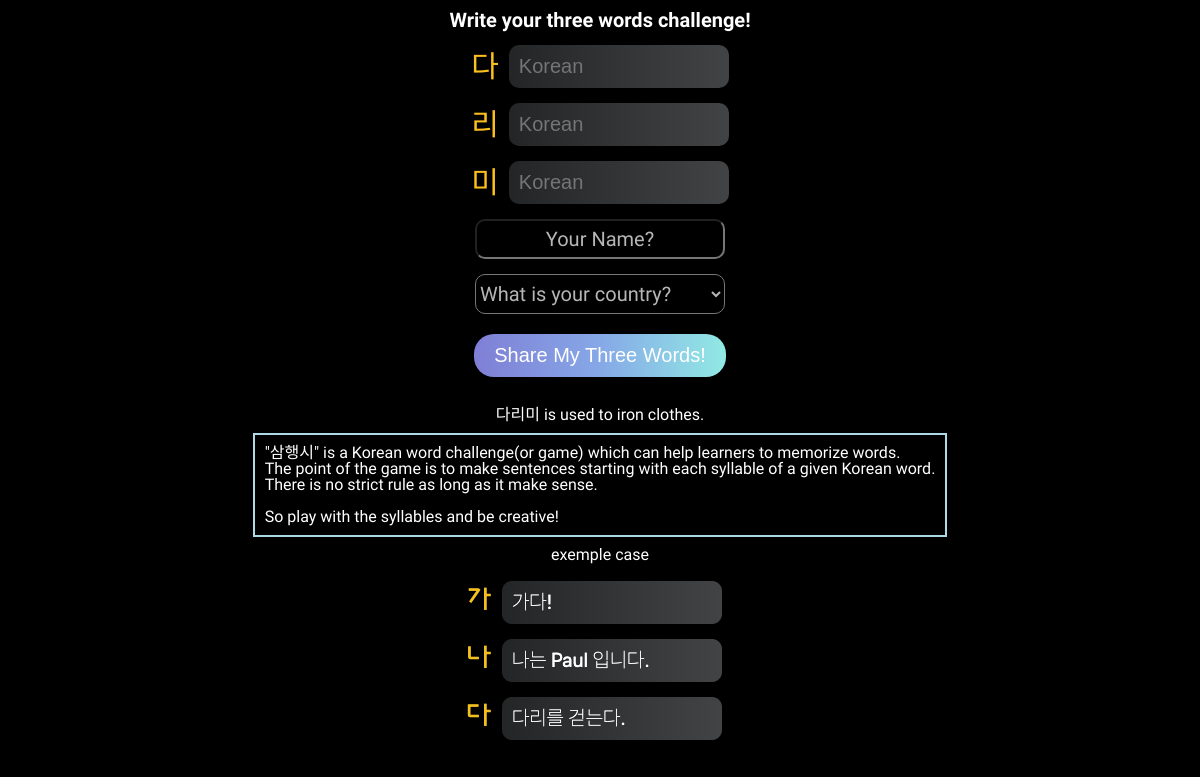
The app's page /gocreate, older data.
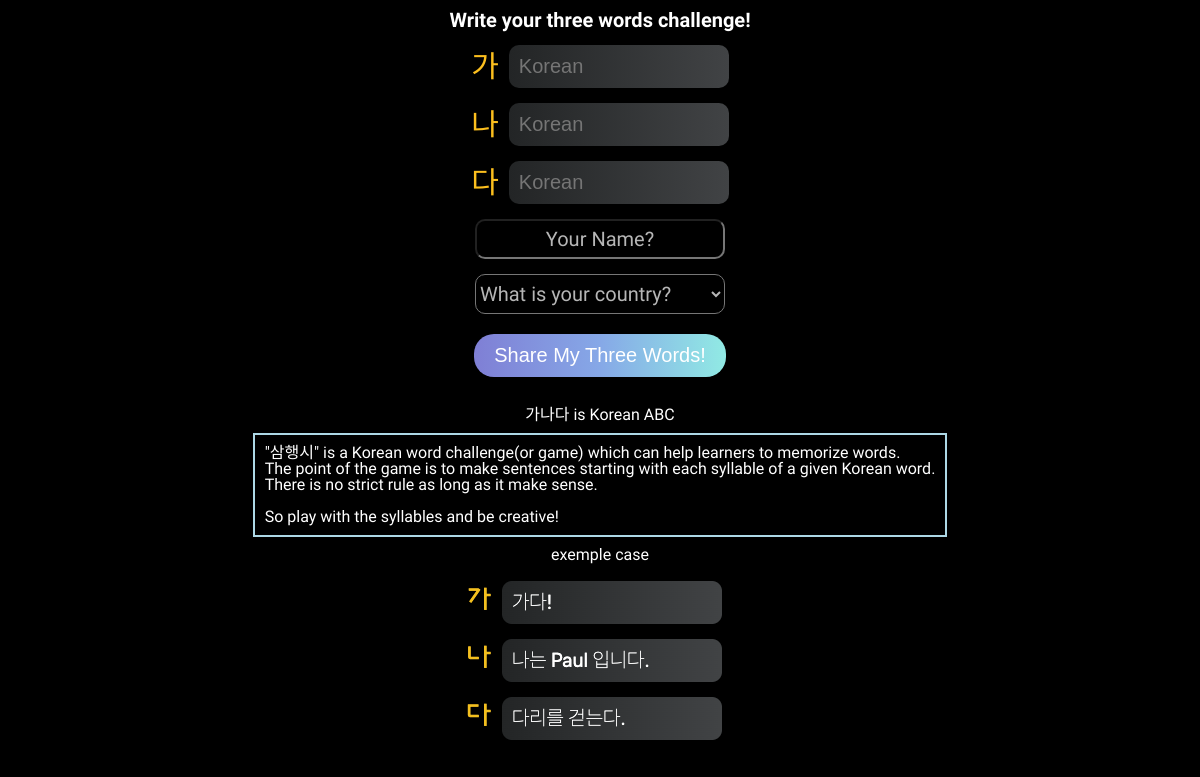
The same page, newer data.
### main/models.py (models this page shows, shortened)
class Keyword(models.Model):
    objects = models.Manager()
    name = models.CharField(max_length=50)
    translation = models.CharField(max_length=50)
    pronunciation = models.CharField(max_length=50)
    explanation = models.CharField(max_length=100)
    sum_of_like = models.IntegerField(default=0)
    is_show = models.BooleanField(verbose_name="다른 제시어 표시 변수, 건드리지 말자", null=False, default=False)
    today = models.BooleanField(verbose_name="오늘만 보이게 하려면 체크", null=False, default=False)
    release_date = models.DateTimeField()
    first_nation = models.ForeignKey(Nation, on_delete=models.CASCADE, related_name="첫번째")
    second_nation = models.ForeignKey(Nation, on_delete=models.CASCADE, related_name="두번째")
    third_nation = models.ForeignKey(Nation, on_delete=models.CASCADE, related_name="세번째")

### main/views.py (the view)
# urls.py: path('gocreate', views.go_create, name="go_create"),
def go_create(request):
    today_keyword = Keyword.objects.get(is_show=True)
    first = today_keyword.name[0]
    second = today_keyword.name[1]
    third = today_keyword.name[2]
    exp = today_keyword.explanation
    nation = Nation.objects.all()
    test = []
    for elem in nation:
        test.append(elem.name)
    test.sort()
    context = {
        'keyword' : today_keyword.name,
        'first' : first,
        'second' : second,
        'third' : third,
        'exp' : exp,
        'nation' : nation,
        'test': test
    }
    return render(request, 'write.html', context)

### main/templates/write.html (shortened to what this page needs)
{% load static %}
<!DOCTYPE html>
<html lang="en">
  <head>
    <link rel="stylesheet" href="{% static 'style.css' %}" />
    <link
      rel="stylesheet"
      href="https://use.fontawesome.com/releases/v5.7.2/css/all.css"
    />
  </head>
  <body>
    <div class="pre__title">Write your three words challenge!</div>
    <form action="{% url 'create' %}" method="POST">
      <p class="write__text__column">
        <span class="write__prompt">{{first}}</span>
        <input class="korean" name="first" id="first" placeholder="Korean" />
      </p>
      <p class="write__text__column">
        <span class="write__prompt">{{second}}</span>
        <input class="korean" name="second" id="second" placeholder="Korean" />
      </p>
      <p class="write__text__column">
        <span class="write__prompt">{{third}}</span>
        <input class="korean" name="third" id="third" placeholder="Korean" />
      </p>
      <p class="write__name__column">
        <input class="name" name="nickname" id="nickname" placeholder="Your Name?" />
      </p>
      <select name="nation" id="nation">
        <option value="">What is your country?</option>
      </select>
      <p>
        <input type="submit" value="Share My Three Words!" class="submit" />
      </p>
    </form>
    <div class="prompt__info">{{exp}}</div>
    <div class="prompt__info__box">
        "삼행시" is a Korean word challenge(or game) which can help learners to memorize words.<br>
        The point of the game is to make sentences starting with each syllable of a given Korean word.<br>
        There is no strict rule as long as it make sense.<br><br>
        So play with the syllables and be creative!
    </div>
    <div class="prompt__info">exemple case</div>
    <img src="{% static 'exemple.png' %}" class="exemple_image"/>
  </body>
</html>

### static/style.css (style rules this page uses)
* { box-sizing: border-box; font-weight: 300; }
body { display: flex; flex-direction: column; align-items: center; width: 100%; background-color: black; font-family: "Sunflower", sans-serif; }

### static/list.css (style rules this page uses)
.pre__title { font-size: 20px; margin-top: 10px; color: white; font-weight: 700; }

### static/write.css (style rules this page uses)
.write__prompt { color: #fcbf1e; }
.write__text__column { display: flex; align-items: center; margin-top: 15px; font-size: 30px; }
.write__text__column .korean { width: 220px; font-size: 20px; margin-left: 10px; padding: 10px; border: none; border-radius: 10px; background: linear-gradient(to right, #232526, #414345); outline: none; color: white; font-weight: 300; }
.write__name__column { color: white; margin: 15px 0; }
.write__name__column .write__name, .name { width: 250px; font-size: 20px; color: white; font-family: inherit; background: transparent; border-radius: 10px; outline: none; text-align: center; height: 40px; }
.write__name__column .name::placeholder { color: rgb(182, 182, 182); text-align: center; border: 1px solid transparent; }
.submit { font-size: 20px; color: white; background-color: gray; margin: 20px 0; outline: none; padding: 10px 20px; border-radius: 20px; border: none; background: linear-gradient(to right, #7f7fd5, #86a8e7, #91eae4); }
form { display: flex; flex-direction: column; align-items: center; }
.prompt__info { color: white; padding: 10px 0; }
.prompt__info__box { color:white; padding:10px; border: 2px solid lightblue; }
select { width: 250px; height: 40px; font-size: 20px; color: rgb(182, 182, 182); font-family: inherit; background: transparent; border-radius: 10px; outline: none; }

Row changes from the older to the newer data that the page shows:
no longer on this page (row edited): Keyword: explanation "다리미 is used to iron clothes."
now on this page (row edited): Keyword: explanation "가나다 is Korean ABC"
Text that changed along with them:
{{ first }}: "다" → "가"
{{ second }}: "리" → "나"
{{ third }}: "미" → "다"
